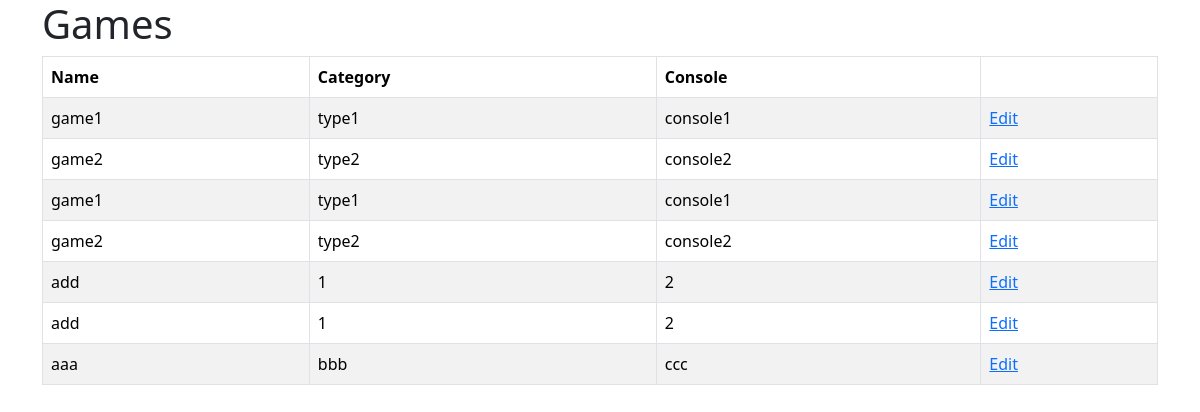
The page / on the database its author committed.
### models/games.py (models this page shows)
class Games(db.Model):
    __tablename__ = "games"
    id = Column(Integer, primary_key = True, autoincrement = True)
    name = Column(String(100), nullable = False)
    category = Column(String(30), nullable = False)
    console = Column(String(30), nullable = False)

### api/routes.py (the view)
@bp_main.route('/')
def index():
    games_list = db.session.execute(db.select(games.Games).order_by(asc(games.Games.id))).scalars()
    return render_template('list_games.html', title1 = 'Games', games = games_list)

### templates/list_games.html
{% extends "base_template.html" %}
{% block base_construction %}
        <table class="table table-striped table-responsive table-bordered">
            <thead class="thead-default">
                <tr>
                    <th>Name</th>
                    <th>Category</th>
                    <th>Console</th>
                    <th></th>
                </tr>
            </thead>
            <tbody>
                {%for game in games%}
                <tr>
                    <td>{{game.name}}</td>
                    <td>{{game.category}}</td>
                    <td>{{game.console}}</td>
                    <td ><a href="{{ url_for('main.edit_game', id =game.id) }}"> Edit </a></td>
                </tr>
                {%endfor%}
            </tbody>
        </table>
{% endblock %}

### templates/base_template.html (shortened to what this page needs)
<!DOCTYPE html>
<html>
    <head>
        <link rel="stylesheet" href="{{url_for('static',filename='bootstrap.css')}}">
    </head>
    <body>
        <div class="container">
        <div class="page-header">
            <h1>{{ title1 }}</h1>
        </div>
            {% block base_construction %}
            {% endblock %}
        </div>
    </body>
</html>

### rows shown on the page
Games: name "game1", category "type1", console "console1"
Games: name "game2", category "type2", console "console2"
Games: name "game1", category "type1", console "console1"
Games: name "game2", category "type2", console "console2"
Games: name "add", category "1", console "2"
Games: name "add", category "1", console "2"
Games: name "aaa", category "bbb", console "ccc"
